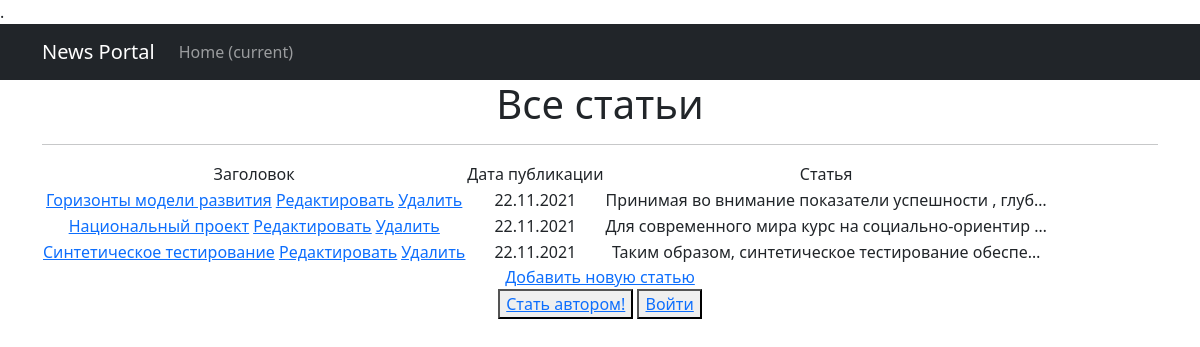
Page /news/ on the committed database.
### newsportal/models.py (models this page shows, shortened)
class Post(models.Model):
    header = models.CharField(max_length=255, verbose_name='Заголовок')
    text = models.TextField(verbose_name='Текст статьи')
    rating = models.IntegerField(default=0, verbose_name='Рейтинг')
    type = models.CharField(max_length=2, choices=content_type, verbose_name='Тип')
    date = models.DateTimeField(auto_now_add=True, verbose_name='Дата')
    author = models.ForeignKey(Author, on_delete=models.PROTECT, null=True, verbose_name='Автор')
    category = models.ManyToManyField(Category, through='PostCategory', verbose_name='Категории')

### newsportal/views.py (the view)
# urls.py: path('', PostList.as_view()),
class PostList(ListView):
    model = Post
    template_name = 'posts.html'
    context_object_name = 'posts'
    queryset = Post.objects.order_by('-date')
    paginate_by = 10
    def get_context_data(self, **kwargs):
        context = super().get_context_data(**kwargs)
        context['is_not_author'] = not self.request.user.groups.filter(name='authors').exists()
        context['is_authenticated'] = self.request.user.is_authenticated
        return context

### newsportal/templatetags/custom_filters.py (called while the page is built)
@register.filter(name='censor')
def censor(value):
    if isinstance(value, str):
        return re.sub('мат1|мат2|мат3', '#@$%', value)
    else:
        raise ValueError('Недопустимый тип в фильтре censor')

### templates/posts.html (shortened to what this page needs)
{% extends 'default.html' %}
{% load custom_filters %}
{% block content %}
<h1>Все статьи</h1>
<hr>
{% if posts %}
<table>
    <tr>
        <td>
            Заголовок
        </td>
        <td>
            Дата публикации
        </td>
        <td>
            Статья
        </td>
    </tr>
    {% for post in posts %}
    <tr>
        <td>
            <a href="{% url 'post_detail' post.id %}">{{ post.header|censor }}</a>
            <a href="{% url 'post_update' post.id %}"><u>Редактировать</u></a>
            <a href="{% url 'post_delete' post.id %}"><u> Удалить </u></a>
        </td>
        <td>
            {{ post.date|date:'d.m.Y' }}
        </td>
        <td>
            {{ post.text|truncatechars:50|censor}}
        </td>
    </tr>
    {% endfor %}
</table>
{% else %}
<h2>Статьи отсутствуют!</h2>
{% endif %}
<a href="{% url 'post_create' %}">Добавить новую статью</a> <br>
{% if is_not_author %}
<button> <a href="{% url 'upgrade' %}"> Стать автором!</a> </button>
{% endif %}
{% if is_authenticated %}
    <button> <a href="{% url 'logout' %}">Выйти</a></button>
{% else %}
   <button> <a href="/accounts/login/">Войти</a></button>
{% endif %}
{% endblock content %}

### rows in the picture
Post: header|censor "Горизонты модели развития", date "22.11.2021", text|censor "Принимая во внимание показатели успешности , глуб…"
Post: header|censor "Национальный проект", date "22.11.2021", text|censor "Для современного мира курс на социально-ориентир …"
Post: header|censor "Cинтетическое тестирование", date "22.11.2021", text|censor "Таким образом, синтетическое тестирование обеспе…"
